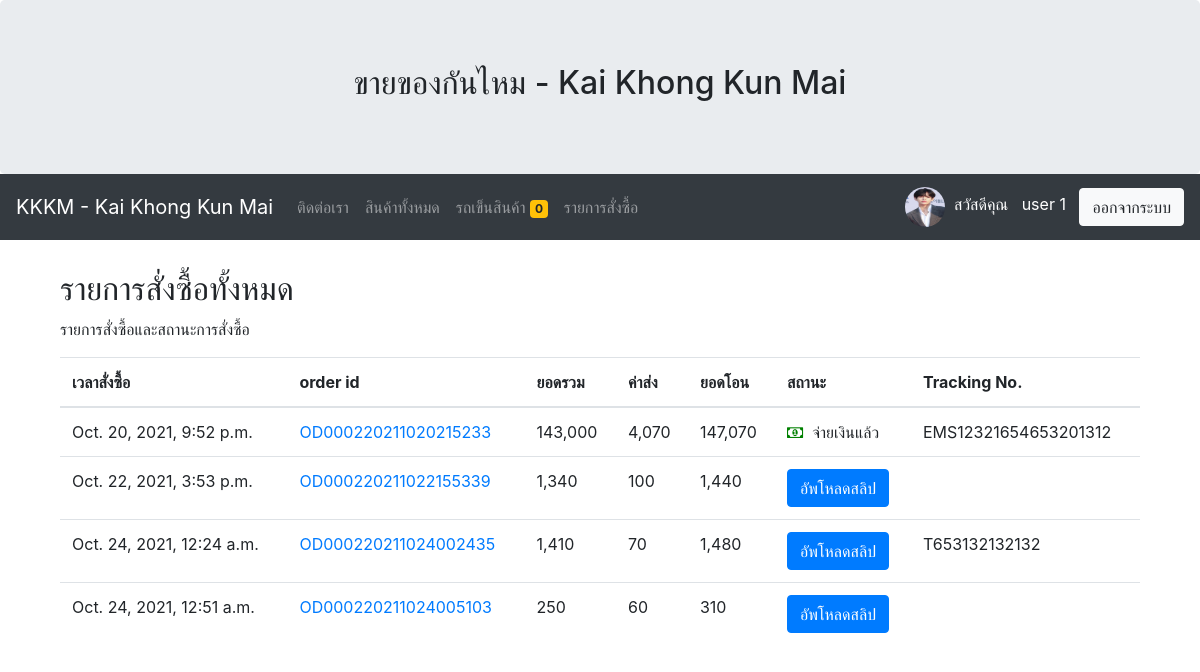
Page /orderlist/ (signed in) on the earlier database version.
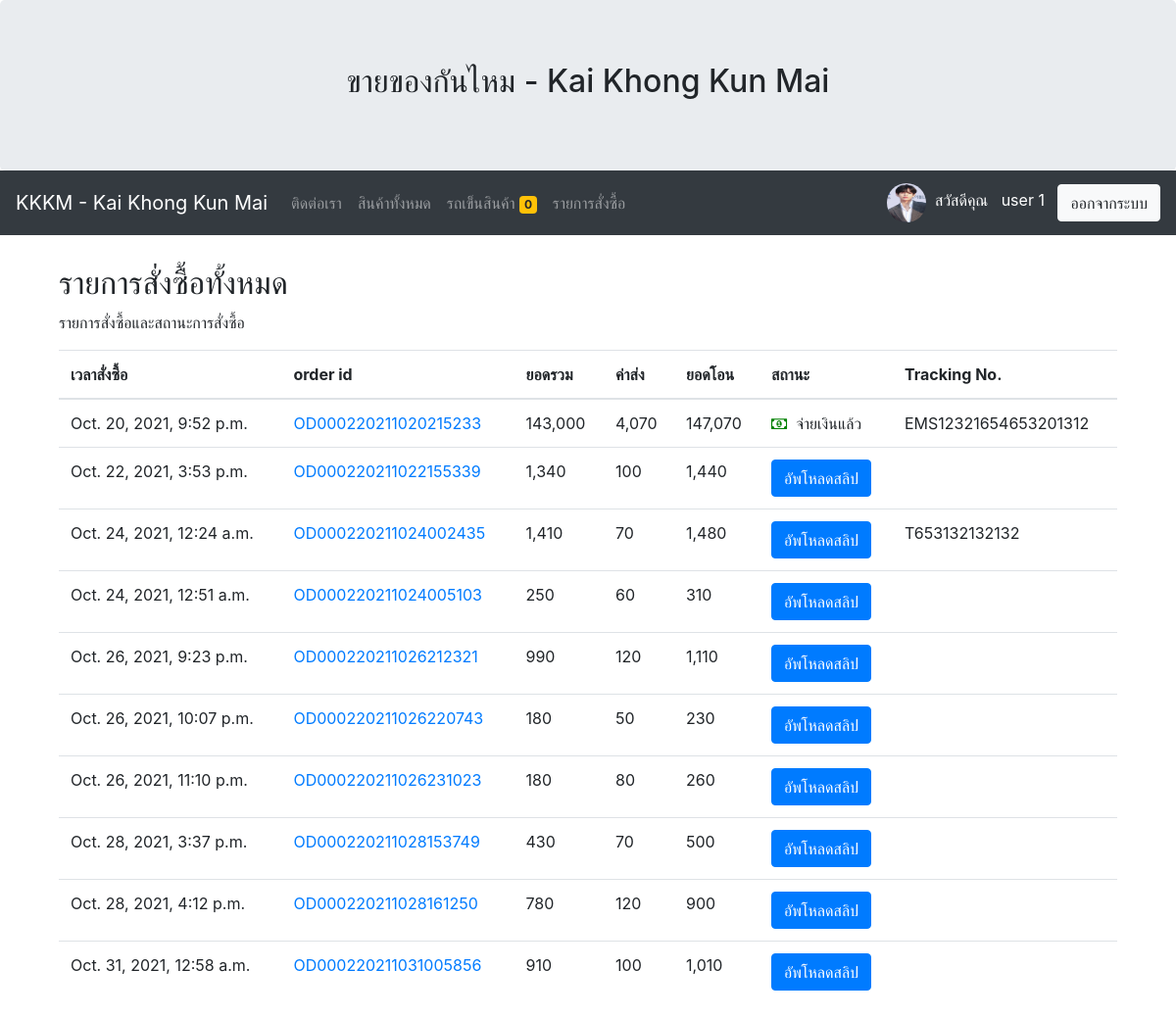
Same page on the later database version.
### myapp/models.py (models this page shows, shortened)
class Profile(models.Model):
	user = models.OneToOneField(User,on_delete=models.CASCADE)
	photo = models.ImageField(upload_to="gallery_photo_profile",null=True,blank=True,default='dafaultprofile.png')
	usertype = models.CharField(max_length=100,default='member')
	cartquan = models.IntegerField(default=0) #เก็บจำนวนสินค้าในตะกร้า

class OrderPending(models.Model):
	orderid = models.CharField(max_length=100)
	user = models.ForeignKey(User,on_delete=models.CASCADE) #บังคับให้ login
	address = models.TextField()
	shipping = models.CharField(max_length=100)
	name = models.CharField(max_length=100)
	tel = models.CharField(max_length=100)
	address = models.TextField()
	shipping = models.CharField(max_length=100)
	payment = models.CharField(max_length=100)
	other = models.TextField(max_length=200,null=True,blank=True) #ต้องเพิ่ม blank=True ด้วย
	stamp = models.DateTimeField(auto_now_add=True,blank=True,null=True)
	paid = models.BooleanField(default=False)
	slip = models.ImageField(upload_to="gallery_slip",null=True,blank=True)
	sliptime = models.CharField(max_length=200,null=True,blank=True)
	paymentid = models.CharField(max_length=200,null=True,blank=True)
	trackingnumber = models.CharField(max_length=200,null=True,blank=True)

### myapp/views.py (the view)
# urls.py: path('orderlist/',OrderListPage,name='orderlist-page'),
def OrderListPage(request):
	username = request.user.username #ออกมาเป็น string
	user = User.objects.get(username=username) #ออกมาเป็น objects
	context = {}
	order = OrderPending.objects.filter(user=user)
	'''
	-order
		-orderid: OD2105012
		-user:
		-name: ผู้รับ

	'''
	for od in order:
		orderid = od.orderid
		odlist = OrderList.objects.filter(orderid=orderid)
		'''
		-orlist
			-object (1)
			-orderid: OD102150
			-product: เสื้อม่วง
			-total: 280
			-object (2)
			-orderid: OD20235
			-product: เสื้อฟ้า
			-total: 260

		'''
		total = sum([ c.total for c in odlist])
		od.total = total
		count = sum([ c.quantity for c in odlist])
		if od.shipping == 'ems':
			shipcost = sum([50 if i == 0 else 10 for i in range(count)])
		else:
			shipcost = sum([30 if i == 0 else 10 for i in range(count)])
		if od.payment == 'cod':
			shipcost += 30
		od.shipcost = shipcost
	context['allorder'] = order
	return render(request, 'myapp/orderlist.html',context)

### myapp/template/myapp/orderlist.html
{% extends 'myapp/base.html' %}
{% load humanize %}
{% block article %}
<div class="container">
	  <h2>รายการสั่งซื้อทั้งหมด</h2>
	  <p>รายการสั่งซื้อและสถานะการสั่งซื้อ</p>
	  <table class="table">
	    <thead>
		<tr>
		  <th>เวลาสั่งซื้อ</th>
		  <th>order id</th>
		  <th>ยอดรวม</th>
		  <th>ค่าส่ง</th>
		  <th>ยอดโอน</th>
		  <th>สถานะ</th>
		  <th>Tracking No.</th>
		</tr>
	    </thead>
	    <tbody>
	    {% for od in allorder %}
		<tr>
		  <td>{{od.stamp}}</td>
		  <td><a href="{% url 'myorder-page' od.orderid %}">{{od.orderid}}</a> </td>
		  <td>{{od.total|intcomma}}</td>
		  <td>{{od.shipcost|intcomma}}</td>
		  <td>{{od.total|add:od.shipcost|intcomma}}</td>
		  <td>
		  {% if od.paid %}
		  	<i class="fa fa-money" style="font-size: 15px ;color:green;"></i>&nbsp&nbspจ่ายเงินแล้ว
		  {% else %}
		  	<a href="{% url 'uploadslip-page' od.orderid %}" class="btn btn-primary">อัพโหลดสลิป</a>
		  {% endif %}
		</td>
		<td>
			{% if od.trackingnumber != None %}
		  		{{od.trackingnumber}}
		  	{% endif %}
		</td>
		</tr>
	    {% endfor %}
	    </tbody>
	  </table>
</div>
{% endblock article %}

### myapp/template/myapp/base.html (shortened to what this page needs)
<!DOCTYPE html>
<html lang="en">
<head>
  <link rel="stylesheet" href="https://maxcdn.bootstrapcdn.com/bootstrap/4.5.2/css/bootstrap.min.css">
  <link rel="stylesheet" href="https://cdnjs.cloudflare.com/ajax/libs/font-awesome/4.7.0/css/font-awesome.min.css">
</head>
<body>
<div class="jumbotron text-center" style="margin-bottom: 0;">
  <h2>ขายของกันไหม - Kai Khong Kun Mai</h2>
</div>
<nav class="navbar navbar-expand-sm bg-dark navbar-dark">
  <a class="navbar-brand" href="{% url 'home-page' %}">KKKM - Kai Khong Kun Mai</a>
  <div class="collapse navbar-collapse" id="collapsibleNavbar">
                <ul class="navbar-nav mr-auto">
                  <li class="nav-item">
                    <a class="nav-link" href="{% url 'contact-page' %}">ติดต่อเรา </a>
                  </li>
                  <li class="nav-item">
                    <a class="nav-link" href="{% url 'allproduct-page' %}">สินค้าทั้งหมด</a>
                  </li>
                  {% if user.is_authenticated and user.profile.usertype == 'member' %}
                  <li class="nav-item">
                    <a class="nav-link" href="{% url 'mycart-page' %}">รถเข็นสินค้า&nbsp<span class="badge badge-warning">{{user.profile.cartquan}}</span></a>
                  </li>
                  <li class="nav-item">
                    <a class="nav-link" href="{% url 'orderlist-page' %}">รายการสั่งซื้อ&nbsp</a>
                  </li>
                  {% endif %}
                </ul>
                          {% if user.is_authenticated %}
                            <img src="{{user.profile.photo.url}}" width="40" height="40" class="rounded-circle">&nbsp&nbsp
                            <p style="color: white; margin-top: 10px">สวัสดีคุณ&nbsp&nbsp {{ user.first_name }}
                            {{ user.last_name }} &nbsp&nbsp </p>
                            <a class="btn btn-light" href="{% url 'logout' %}">ออกจากระบบ</a>
                          {% else %}
                            <a class="btn btn-primary" href="{% url 'register-page' %}">สมัครสมาชิก</a>&nbsp&nbsp&nbsp
                            <a class="btn btn-primary" href="{% url 'login' %}">เข้าสู่ระบบ</a>
                          {% endif %}
  </div>
</nav>
<div class="container" style="margin-top: 30px;">
  {% block article %}
  {% endblock article %}
</div>
</body>
</html>

Differences in the rows shown:
added OrderPending: stamp "Oct. 26, 2021, 9:23 p.m.", orderid "OD000220211026212321", total "990", shipcost "120", total|add "1,110", paid "อัพโหลดสลิป"
added OrderPending: stamp "Oct. 26, 2021, 10:07 p.m.", orderid "OD000220211026220743", total "180", shipcost "50", total|add "230", paid "อัพโหลดสลิป"
added OrderPending: stamp "Oct. 26, 2021, 11:10 p.m.", orderid "OD000220211026231023", total "180", shipcost "80", total|add "260", paid "อัพโหลดสลิป"
added OrderPending: stamp "Oct. 28, 2021, 3:37 p.m.", orderid "OD000220211028153749", total "430", shipcost "70", total|add "500", paid "อัพโหลดสลิป"
added OrderPending: stamp "Oct. 28, 2021, 4:12 p.m.", orderid "OD000220211028161250", total "780", shipcost "120", total|add "900", paid "อัพโหลดสลิป"
added OrderPending: stamp "Oct. 31, 2021, 12:58 a.m.", orderid "OD000220211031005856", total "910", shipcost "100", total|add "1,010", paid "อัพโหลดสลิป"
